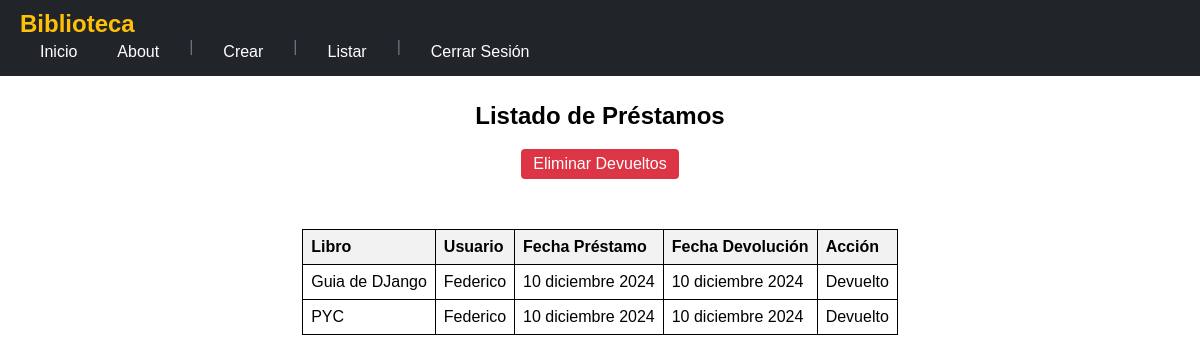
Before: /listar_prestamos/ (signed in) with the older database file.
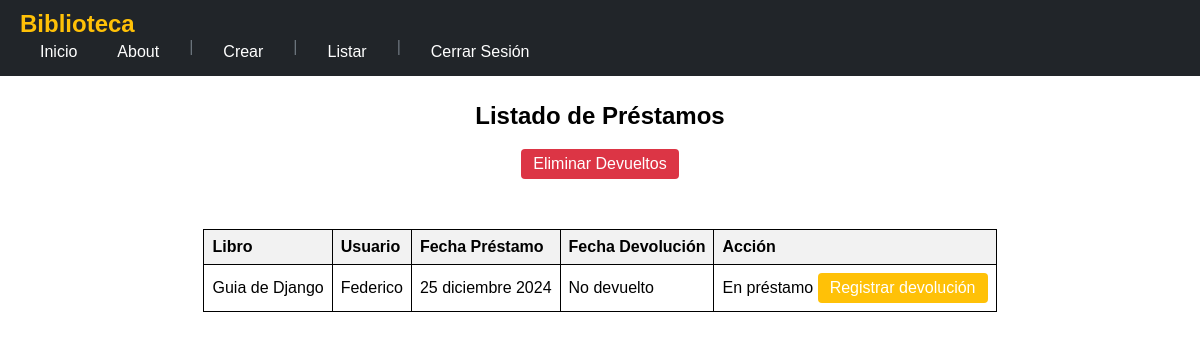
After: the same page with the newer database file.
### biblioteca/models.py (models this page shows, shortened)
class Prestamo(models.Model):
    libro = models.ForeignKey(Libro, on_delete=models.CASCADE)
    usuario = models.ForeignKey(Usuario, on_delete=models.CASCADE)
    fecha_prestamo = models.DateField(auto_now_add=True)
    fecha_devolucion = models.DateField(null=True, blank=True)

class Libro(models.Model):
    titulo = models.CharField(max_length=200)
    autor = models.CharField(max_length=100)
    isbn = models.CharField(max_length=13, unique=True)
    disponible = models.BooleanField(default=True)

class Usuario(models.Model):
    nombre = models.CharField(max_length=100)
    email = models.EmailField(unique=True)
    telefono = models.CharField(max_length=15, blank=True, null=True)
    fecha_registro = models.DateTimeField(auto_now_add=True)

### biblioteca/views.py (the view)
# urls.py: path('listar_prestamos/', views.listar_prestamos, name='listar_prestamos'),
@login_required
def listar_prestamos(request):
    prestamos = Prestamo.objects.all()
    return render(request, "biblioteca/listar_prestamos.html", {"prestamos": prestamos})

### biblioteca/templates/biblioteca/listar_prestamos.html (shortened to what this page needs)
{% extends 'biblioteca/base.html' %}
{% block contenido %}
<fieldset>
    <table style="margin-bottom: 50px;">
            <div>
                <legend><h2>Listado de Préstamos</h2></legend>
            </div>
            <div>
                {% if user.is_authenticated %}
                    <form action="{% url 'eliminar_prestamos_devueltos' %}" method="post" style="display:inline;">
                    <button type="submit" class="btn btn-danger btn-sm" onclick="return confirm('¿Estás seguro de que quieres eliminar todos los préstamos devueltos?')">Eliminar Devueltos</button>
                    </form>
                {% endif %}
                </div>
    </table>
    <table>
        <thead>
            <tr>
                <th>Libro</th>
                <th>Usuario</th>
                <th>Fecha Préstamo</th>
                <th>Fecha Devolución</th>
                <th>Acción</th>
            </tr>
        </thead>
        <tbody>
            {% for prestamo in prestamos %}
            <tr>
                <td>{{ prestamo.libro.titulo }}</td>
                <td>{{ prestamo.usuario.nombre }}</td>
                <td>
                    {% if prestamo.fecha_prestamo %}
                        {{ prestamo.fecha_prestamo|date:"d F Y" }}
                    {% else %}
                        Fecha no disponible
                    {% endif %}
                </td>
                <td>
                    {% if prestamo.fecha_devolucion %}
                        {{ prestamo.fecha_devolucion|date:"d F Y" }}
                    {% else %}
                        No devuelto
                    {% endif %}
                </td>
                <td>
                    {% if not prestamo.fecha_devolucion %}
                        En préstamo
                        <a href="{% url 'registrar_devolucion' prestamo.id %}" class="btn btn-warning">Registrar devolución</a>
                    {% else %}
                        Devuelto
                    {% endif %}
                </td>
            </tr>
            {% endfor %}
        </tbody>
    </table>
</fieldset>
{% endblock %}

### biblioteca/templates/biblioteca/base.html (shortened to what this page needs)
<!DOCTYPE html>
<html lang="en">
<head>
    {% load static %}
    <link rel="stylesheet" href="{% static 'css/styles.css' %}">
</head>
<body class="{% if user.is_authenticated %}authenticated{% endif %}">
    <nav class="navbar">
        <div class="container">
            <a class="navbar-brand" href="{% url 'index' %}">Biblioteca</a>
            <ul class="navbar-menu">
                <li><a href="{% url 'index' %}">Inicio</a></li>
                <li><a href="{% url 'about' %}">About</a></li>
                {% if user.is_authenticated %}
                    <li class="separator">|</li>
                    <li class="dropdown">
                        <a href="#" class="dropdown-toggle">Crear</a>
                    </li>
                    <li class="separator">|</li>
                    <li class="dropdown">
                        <a href="#" class="dropdown-toggle">Listar</a>
                    </li>
                    <li class="separator">|</li>
                    <li><a href="{% url 'logout' %}">Cerrar Sesión</a></li>
                {% endif %}
            </ul>
        </div>
    </nav>
    <main class="contenido">
        {% block contenido %}{% endblock %}
    </main>
</body>
</html>

### biblioteca/static/css/styles.css (style rules this page uses)
.contenido { display: flex; justify-content: center; text-align: center; width: 100%; }
body { margin: 0; font-family: Arial, sans-serif; cursor: default; }
body.authenticated { cursor: pointer; }
.navbar { background-color: #212529; padding: 10px 20px; display: flex; justify-content: space-between; align-items: center; color: white; }
.navbar-brand { color: #ffc107; text-decoration: none; font-size: 1.5em; font-weight: bold; }
.navbar-menu { list-style: none; display: flex; margin: 0; padding: 0; }
.navbar-menu li { margin: 0 10px; position: relative; }
.navbar-menu a { color: white; text-decoration: none; font-size: 1em; padding: 5px 10px; display: block; }
.separator { color: #6c757d; pointer-events: none; }
fieldset { border: 0px; }
table { width: 100%; border-collapse: collapse; }
th, td { border: 1px solid black; padding: 8px; text-align: left; }
th { background-color: #f2f2f2; }
.btn { display: inline-block; text-align: center; padding: 0.375rem 0.75rem; font-size: 1rem; border-radius: 0.25rem; border: none; text-decoration: none; color: white; }
.btn-warning { background-color: #ffc107; }
.btn-danger { background-color: #dc3545; }

Changed rows visible on the page:
removed Prestamo: libro.titulo "Guia de DJango", usuario.nombre "Federico", fecha_prestamo "10 diciembre 2024", fecha_devolucion "10 diciembre 2024", shows "Devuelto"
removed Prestamo: libro.titulo "PYC", usuario.nombre "Federico", fecha_prestamo "10 diciembre 2024", fecha_devolucion "10 diciembre 2024", shows "Devuelto"
added Prestamo: libro.titulo "Guia de Django", usuario.nombre "Federico", fecha_prestamo "25 diciembre 2024", shows "No devuelto", shows "En préstamo"
